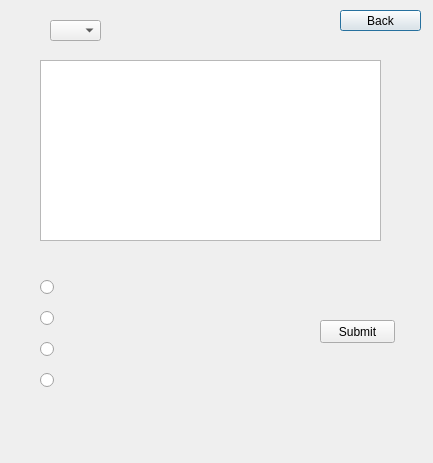
<?xml version="1.0" encoding="UTF-8"?>
<ui version="4.0">
 <class>five</class>
 <widget class="QDialog" name="five">
  <property name="enabled">
   <bool>true</bool>
  </property>
  <property name="geometry">
   <rect>
    <x>0</x>
    <y>0</y>
    <width>433</width>
    <height>463</height>
   </rect>
  </property>
  <property name="windowTitle">
   <string>Dialog</string>
  </property>
  <widget class="QTextBrowser" name="textBrowser">
   <property name="geometry">
    <rect>
     <x>40</x>
     <y>60</y>
     <width>341</width>
     <height>181</height>
    </rect>
   </property>
  </widget>
  <widget class="QComboBox" name="comboBox">
   <property name="geometry">
    <rect>
     <x>50</x>
     <y>20</y>
     <width>51</width>
     <height>21</height>
    </rect>
   </property>
  </widget>
  <widget class="QWidget" name="gridLayoutWidget">
   <property name="geometry">
    <rect>
     <x>40</x>
     <y>270</y>
     <width>231</width>
     <height>131</height>
    </rect>
   </property>
   <layout class="QGridLayout" name="gridLayout">
    <item row="0" column="0">
     <widget class="QRadioButton" name="radioButton">
      <property name="text">
       <string/>
      </property>
     </widget>
    </item>
    <item row="1" column="0">
     <widget class="QRadioButton" name="radioButton_2">
      <property name="text">
       <string/>
      </property>
     </widget>
    </item>
    <item row="2" column="0">
     <widget class="QRadioButton" name="radioButton_3">
      <property name="text">
       <string/>
      </property>
     </widget>
    </item>
    <item row="3" column="0">
     <widget class="QRadioButton" name="radioButton_4">
      <property name="text">
       <string/>
      </property>
     </widget>
    </item>
   </layout>
  </widget>
  <widget class="QPushButton" name="pushButton">
   <property name="geometry">
    <rect>
     <x>340</x>
     <y>10</y>
     <width>81</width>
     <height>21</height>
    </rect>
   </property>
   <property name="text">
    <string>Back</string>
   </property>
  </widget>
  <widget class="QPushButton" name="pushButton_2">
   <property name="geometry">
    <rect>
     <x>320</x>
     <y>320</y>
     <width>75</width>
     <height>23</height>
    </rect>
   </property>
   <property name="text">
    <string>Submit</string>
   </property>
  </widget>
 </widget>
 <resources/>
 <connections/>
</ui>
